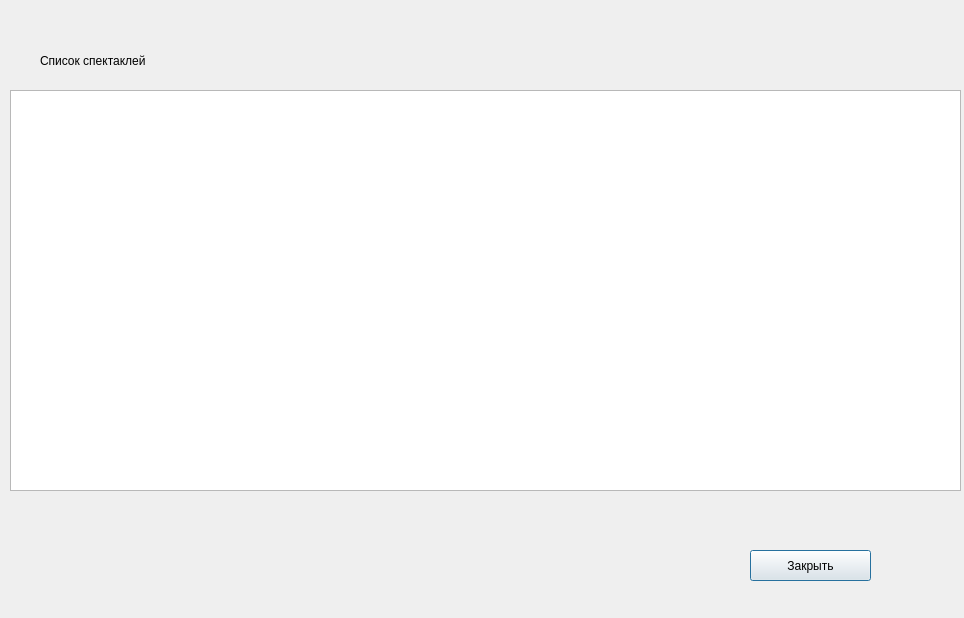
<?xml version="1.0" encoding="UTF-8"?>
<ui version="4.0">
 <class>deleteShowDialogue</class>
 <widget class="QDialog" name="deleteShowDialogue">
  <property name="geometry">
   <rect>
    <x>0</x>
    <y>0</y>
    <width>964</width>
    <height>618</height>
   </rect>
  </property>
  <property name="windowTitle">
   <string>Dialog</string>
  </property>
  <widget class="QTableWidget" name="tableWidget">
   <property name="geometry">
    <rect>
     <x>10</x>
     <y>90</y>
     <width>951</width>
     <height>401</height>
    </rect>
   </property>
  </widget>
  <widget class="QLabel" name="label">
   <property name="geometry">
    <rect>
     <x>40</x>
     <y>40</y>
     <width>201</width>
     <height>41</height>
    </rect>
   </property>
   <property name="text">
    <string>Список спектаклей</string>
   </property>
  </widget>
  <widget class="QPushButton" name="pushButton_Close">
   <property name="geometry">
    <rect>
     <x>750</x>
     <y>550</y>
     <width>121</width>
     <height>31</height>
    </rect>
   </property>
   <property name="text">
    <string>Закрыть</string>
   </property>
  </widget>
 </widget>
 <resources/>
 <connections/>
</ui>
